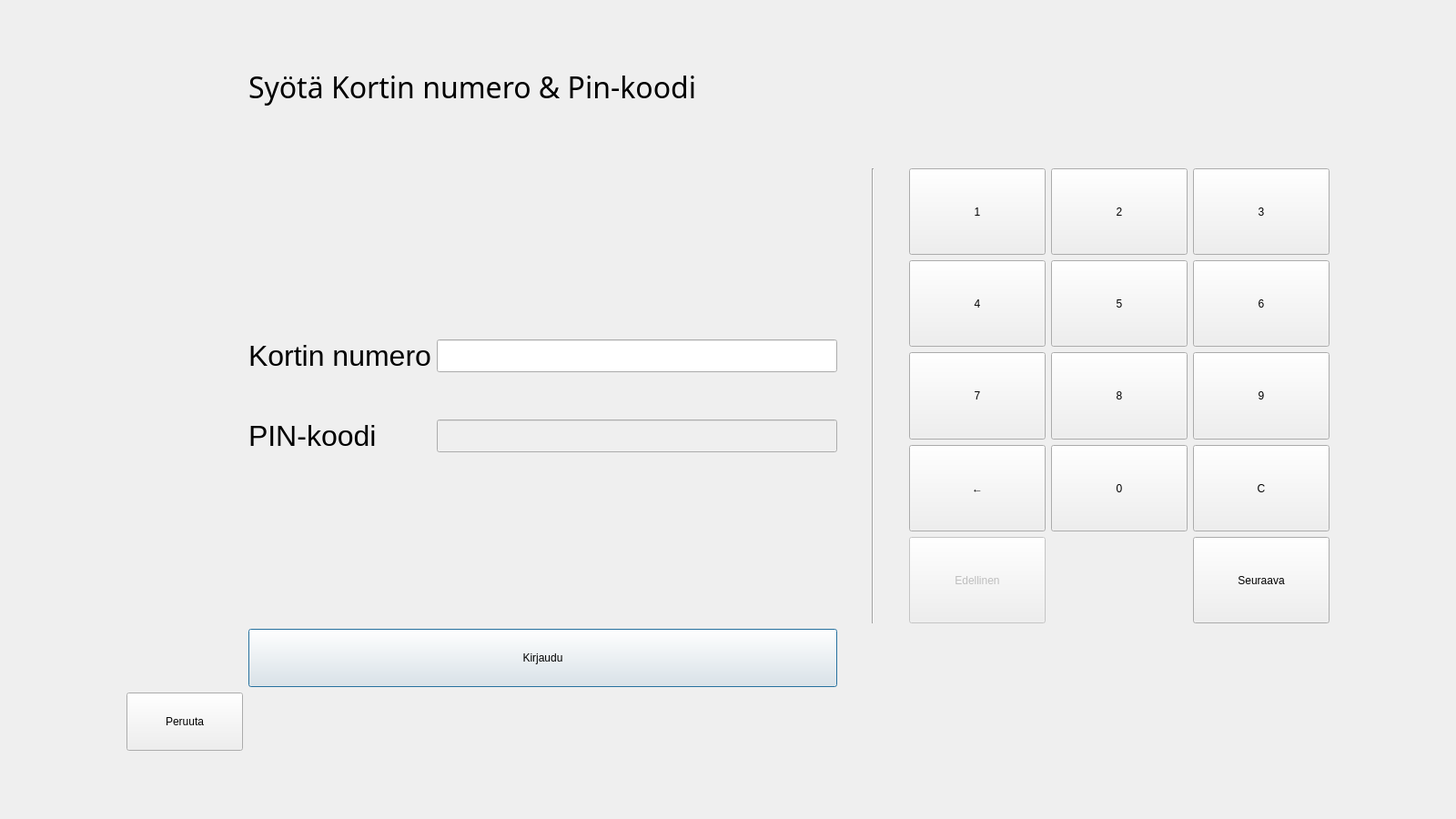
<?xml version="1.0" encoding="UTF-8"?>
<ui version="4.0">
 <class>login</class>
 <widget class="QDialog" name="login">
  <property name="geometry">
   <rect>
    <x>0</x>
    <y>0</y>
    <width>1600</width>
    <height>900</height>
   </rect>
  </property>
  <property name="windowTitle">
   <string>Kirjaudu Sisään</string>
  </property>
  <layout class="QGridLayout" name="gridLayout_2">
   <item row="3" column="8">
    <widget class="QLabel" name="labelWarning">
     <property name="font">
      <font>
       <pointsize>20</pointsize>
      </font>
     </property>
     <property name="text">
      <string/>
     </property>
    </widget>
   </item>
   <item row="5" column="4">
    <spacer name="horizontalSpacer">
     <property name="orientation">
      <enum>Qt::Orientation::Horizontal</enum>
     </property>
     <property name="sizeType">
      <enum>QSizePolicy::Policy::Minimum</enum>
     </property>
     <property name="sizeHint" stdset="0">
      <size>
       <width>32</width>
       <height>20</height>
      </size>
     </property>
    </spacer>
   </item>
   <item row="5" column="5">
    <widget class="Line" name="line">
     <property name="frameShadow">
      <enum>QFrame::Shadow::Sunken</enum>
     </property>
     <property name="orientation">
      <enum>Qt::Orientation::Vertical</enum>
     </property>
    </widget>
   </item>
   <item row="8" column="1">
    <spacer name="verticalSpacer_5">
     <property name="orientation">
      <enum>Qt::Orientation::Vertical</enum>
     </property>
     <property name="sizeType">
      <enum>QSizePolicy::Policy::Minimum</enum>
     </property>
     <property name="sizeHint" stdset="0">
      <size>
       <width>20</width>
       <height>64</height>
      </size>
     </property>
    </spacer>
   </item>
   <item row="6" column="3">
    <widget class="QPushButton" name="btnKirjaudu">
     <property name="sizePolicy">
      <sizepolicy hsizetype="Minimum" vsizetype="Preferred">
       <horstretch>0</horstretch>
       <verstretch>0</verstretch>
      </sizepolicy>
     </property>
     <property name="maximumSize">
      <size>
       <width>16777215</width>
       <height>64</height>
      </size>
     </property>
     <property name="text">
      <string>Kirjaudu</string>
     </property>
    </widget>
   </item>
   <item row="2" column="3">
    <spacer name="verticalSpacer_2">
     <property name="orientation">
      <enum>Qt::Orientation::Vertical</enum>
     </property>
     <property name="sizeType">
      <enum>QSizePolicy::Policy::Fixed</enum>
     </property>
     <property name="sizeHint" stdset="0">
      <size>
       <width>20</width>
       <height>20</height>
      </size>
     </property>
    </spacer>
   </item>
   <item row="4" column="3">
    <spacer name="verticalSpacer">
     <property name="orientation">
      <enum>Qt::Orientation::Vertical</enum>
     </property>
     <property name="sizeType">
      <enum>QSizePolicy::Policy::Fixed</enum>
     </property>
     <property name="sizeHint" stdset="0">
      <size>
       <width>20</width>
       <height>20</height>
      </size>
     </property>
    </spacer>
   </item>
   <item row="5" column="7">
    <spacer name="horizontalSpacer_2">
     <property name="orientation">
      <enum>Qt::Orientation::Horizontal</enum>
     </property>
     <property name="sizeType">
      <enum>QSizePolicy::Policy::Minimum</enum>
     </property>
     <property name="sizeHint" stdset="0">
      <size>
       <width>32</width>
       <height>20</height>
      </size>
     </property>
    </spacer>
   </item>
   <item row="5" column="9">
    <spacer name="horizontalSpacer_4">
     <property name="orientation">
      <enum>Qt::Orientation::Horizontal</enum>
     </property>
     <property name="sizeType">
      <enum>QSizePolicy::Policy::Maximum</enum>
     </property>
     <property name="sizeHint" stdset="0">
      <size>
       <width>128</width>
       <height>20</height>
      </size>
     </property>
    </spacer>
   </item>
   <item row="5" column="8">
    <layout class="QGridLayout" name="gridLayout">
     <property name="sizeConstraint">
      <enum>QLayout::SizeConstraint::SetDefaultConstraint</enum>
     </property>
     <item row="2" column="1">
      <widget class="QPushButton" name="btnNum8">
       <property name="sizePolicy">
        <sizepolicy hsizetype="Preferred" vsizetype="Preferred">
         <horstretch>0</horstretch>
         <verstretch>0</verstretch>
        </sizepolicy>
       </property>
       <property name="maximumSize">
        <size>
         <width>150</width>
         <height>150</height>
        </size>
       </property>
       <property name="text">
        <string>8</string>
       </property>
      </widget>
     </item>
     <item row="2" column="2">
      <widget class="QPushButton" name="btnNum9">
       <property name="sizePolicy">
        <sizepolicy hsizetype="Preferred" vsizetype="Preferred">
         <horstretch>0</horstretch>
         <verstretch>0</verstretch>
        </sizepolicy>
       </property>
       <property name="maximumSize">
        <size>
         <width>150</width>
         <height>150</height>
        </size>
       </property>
       <property name="text">
        <string>9</string>
       </property>
      </widget>
     </item>
     <item row="2" column="0">
      <widget class="QPushButton" name="btnNum7">
       <property name="sizePolicy">
        <sizepolicy hsizetype="Preferred" vsizetype="Preferred">
         <horstretch>0</horstretch>
         <verstretch>0</verstretch>
        </sizepolicy>
       </property>
       <property name="maximumSize">
        <size>
         <width>150</width>
         <height>150</height>
        </size>
       </property>
       <property name="text">
        <string>7</string>
       </property>
      </widget>
     </item>
     <item row="1" column="0">
      <widget class="QPushButton" name="btnNum4">
       <property name="sizePolicy">
        <sizepolicy hsizetype="Preferred" vsizetype="Preferred">
         <horstretch>0</horstretch>
         <verstretch>0</verstretch>
        </sizepolicy>
       </property>
       <property name="maximumSize">
        <size>
         <width>150</width>
         <height>150</height>
        </size>
       </property>
       <property name="text">
        <string>4</string>
       </property>
      </widget>
     </item>
     <item row="1" column="1">
      <widget class="QPushButton" name="btnNum5">
       <property name="sizePolicy">
        <sizepolicy hsizetype="Preferred" vsizetype="Preferred">
         <horstretch>0</horstretch>
         <verstretch>0</verstretch>
        </sizepolicy>
       </property>
       <property name="maximumSize">
        <size>
         <width>150</width>
         <height>150</height>
        </size>
       </property>
       <property name="text">
        <string>5</string>
       </property>
      </widget>
     </item>
     <item row="3" column="2">
      <widget class="QPushButton" name="btnClear">
       <property name="sizePolicy">
        <sizepolicy hsizetype="Preferred" vsizetype="Preferred">
         <horstretch>0</horstretch>
         <verstretch>0</verstretch>
        </sizepolicy>
       </property>
       <property name="maximumSize">
        <size>
         <width>150</width>
         <height>150</height>
        </size>
       </property>
       <property name="text">
        <string>C</string>
       </property>
      </widget>
     </item>
     <item row="3" column="1">
      <widget class="QPushButton" name="btnNum0">
       <property name="sizePolicy">
        <sizepolicy hsizetype="Preferred" vsizetype="Preferred">
         <horstretch>0</horstretch>
         <verstretch>0</verstretch>
        </sizepolicy>
       </property>
       <property name="maximumSize">
        <size>
         <width>150</width>
         <height>150</height>
        </size>
       </property>
       <property name="text">
        <string>0</string>
       </property>
      </widget>
     </item>
     <item row="0" column="2">
      <widget class="QPushButton" name="btnNum3">
       <property name="sizePolicy">
        <sizepolicy hsizetype="Preferred" vsizetype="Preferred">
         <horstretch>0</horstretch>
         <verstretch>0</verstretch>
        </sizepolicy>
       </property>
       <property name="maximumSize">
        <size>
         <width>150</width>
         <height>150</height>
        </size>
       </property>
       <property name="text">
        <string>3</string>
       </property>
      </widget>
     </item>
     <item row="1" column="2">
      <widget class="QPushButton" name="btnNum6">
       <property name="sizePolicy">
        <sizepolicy hsizetype="Preferred" vsizetype="Preferred">
         <horstretch>0</horstretch>
         <verstretch>0</verstretch>
        </sizepolicy>
       </property>
       <property name="maximumSize">
        <size>
         <width>150</width>
         <height>150</height>
        </size>
       </property>
       <property name="text">
        <string>6</string>
       </property>
      </widget>
     </item>
     <item row="3" column="0">
      <widget class="QPushButton" name="btnBackspace">
       <property name="sizePolicy">
        <sizepolicy hsizetype="Preferred" vsizetype="Preferred">
         <horstretch>0</horstretch>
         <verstretch>0</verstretch>
        </sizepolicy>
       </property>
       <property name="maximumSize">
        <size>
         <width>150</width>
         <height>150</height>
        </size>
       </property>
       <property name="text">
        <string>←</string>
       </property>
      </widget>
     </item>
     <item row="0" column="0">
      <widget class="QPushButton" name="btnNum1">
       <property name="sizePolicy">
        <sizepolicy hsizetype="Preferred" vsizetype="Preferred">
         <horstretch>0</horstretch>
         <verstretch>0</verstretch>
        </sizepolicy>
       </property>
       <property name="maximumSize">
        <size>
         <width>150</width>
         <height>150</height>
        </size>
       </property>
       <property name="text">
        <string>1</string>
       </property>
      </widget>
     </item>
     <item row="0" column="1">
      <widget class="QPushButton" name="btnNum2">
       <property name="sizePolicy">
        <sizepolicy hsizetype="Preferred" vsizetype="Preferred">
         <horstretch>0</horstretch>
         <verstretch>0</verstretch>
        </sizepolicy>
       </property>
       <property name="maximumSize">
        <size>
         <width>150</width>
         <height>150</height>
        </size>
       </property>
       <property name="text">
        <string>2</string>
       </property>
      </widget>
     </item>
     <item row="4" column="0">
      <widget class="QPushButton" name="btnPrevious">
       <property name="enabled">
        <bool>false</bool>
       </property>
       <property name="sizePolicy">
        <sizepolicy hsizetype="Preferred" vsizetype="Preferred">
         <horstretch>0</horstretch>
         <verstretch>0</verstretch>
        </sizepolicy>
       </property>
       <property name="maximumSize">
        <size>
         <width>150</width>
         <height>150</height>
        </size>
       </property>
       <property name="text">
        <string>Edellinen</string>
       </property>
      </widget>
     </item>
     <item row="4" column="2">
      <widget class="QPushButton" name="btnNext">
       <property name="sizePolicy">
        <sizepolicy hsizetype="Preferred" vsizetype="Preferred">
         <horstretch>0</horstretch>
         <verstretch>0</verstretch>
        </sizepolicy>
       </property>
       <property name="maximumSize">
        <size>
         <width>150</width>
         <height>150</height>
        </size>
       </property>
       <property name="text">
        <string>Seuraava</string>
       </property>
      </widget>
     </item>
    </layout>
   </item>
   <item row="6" column="8">
    <spacer name="verticalSpacer_3">
     <property name="orientation">
      <enum>Qt::Orientation::Vertical</enum>
     </property>
     <property name="sizeType">
      <enum>QSizePolicy::Policy::Minimum</enum>
     </property>
     <property name="sizeHint" stdset="0">
      <size>
       <width>10</width>
       <height>64</height>
      </size>
     </property>
    </spacer>
   </item>
   <item row="7" column="1">
    <widget class="QPushButton" name="btnClose">
     <property name="sizePolicy">
      <sizepolicy hsizetype="Preferred" vsizetype="Preferred">
       <horstretch>0</horstretch>
       <verstretch>0</verstretch>
      </sizepolicy>
     </property>
     <property name="minimumSize">
      <size>
       <width>64</width>
       <height>0</height>
      </size>
     </property>
     <property name="maximumSize">
      <size>
       <width>128</width>
       <height>64</height>
      </size>
     </property>
     <property name="text">
      <string>Peruuta</string>
     </property>
    </widget>
   </item>
   <item row="3" column="3">
    <widget class="QLabel" name="label">
     <property name="maximumSize">
      <size>
       <width>16777215</width>
       <height>128</height>
      </size>
     </property>
     <property name="font">
      <font>
       <family>Broadway</family>
       <pointsize>24</pointsize>
      </font>
     </property>
     <property name="text">
      <string>Syötä Kortin numero &amp; Pin-koodi</string>
     </property>
    </widget>
   </item>
   <item row="5" column="3">
    <layout class="QFormLayout" name="formLayout">
     <property name="formAlignment">
      <set>Qt::AlignmentFlag::AlignLeading|Qt::AlignmentFlag::AlignLeft|Qt::AlignmentFlag::AlignVCenter</set>
     </property>
     <item row="0" column="0">
      <widget class="QLabel" name="labelKortti">
       <property name="font">
        <font>
         <pointsize>24</pointsize>
        </font>
       </property>
       <property name="text">
        <string>Kortin numero</string>
       </property>
      </widget>
     </item>
     <item row="0" column="1">
      <widget class="QLineEdit" name="textKortti">
       <property name="sizePolicy">
        <sizepolicy hsizetype="Preferred" vsizetype="Preferred">
         <horstretch>0</horstretch>
         <verstretch>0</verstretch>
        </sizepolicy>
       </property>
       <property name="maximumSize">
        <size>
         <width>800</width>
         <height>16777215</height>
        </size>
       </property>
       <property name="readOnly">
        <bool>true</bool>
       </property>
      </widget>
     </item>
     <item row="1" column="1">
      <spacer name="verticalSpacer_4">
       <property name="orientation">
        <enum>Qt::Orientation::Vertical</enum>
       </property>
       <property name="sizeType">
        <enum>QSizePolicy::Policy::Preferred</enum>
       </property>
       <property name="sizeHint" stdset="0">
        <size>
         <width>20</width>
         <height>40</height>
        </size>
       </property>
      </spacer>
     </item>
     <item row="2" column="0">
      <widget class="QLabel" name="labelPin">
       <property name="font">
        <font>
         <pointsize>24</pointsize>
        </font>
       </property>
       <property name="text">
        <string>PIN-koodi</string>
       </property>
      </widget>
     </item>
     <item row="2" column="1">
      <widget class="QLineEdit" name="textPin">
       <property name="enabled">
        <bool>false</bool>
       </property>
       <property name="sizePolicy">
        <sizepolicy hsizetype="Preferred" vsizetype="Preferred">
         <horstretch>0</horstretch>
         <verstretch>0</verstretch>
        </sizepolicy>
       </property>
       <property name="maximumSize">
        <size>
         <width>800</width>
         <height>16777215</height>
        </size>
       </property>
       <property name="echoMode">
        <enum>QLineEdit::EchoMode::Password</enum>
       </property>
       <property name="readOnly">
        <bool>true</bool>
       </property>
      </widget>
     </item>
    </layout>
   </item>
   <item row="7" column="0">
    <spacer name="horizontalSpacer_3">
     <property name="orientation">
      <enum>Qt::Orientation::Horizontal</enum>
     </property>
     <property name="sizeType">
      <enum>QSizePolicy::Policy::Minimum</enum>
     </property>
     <property name="sizeHint" stdset="0">
      <size>
       <width>128</width>
       <height>20</height>
      </size>
     </property>
    </spacer>
   </item>
  </layout>
 </widget>
 <resources/>
 <connections/>
</ui>
